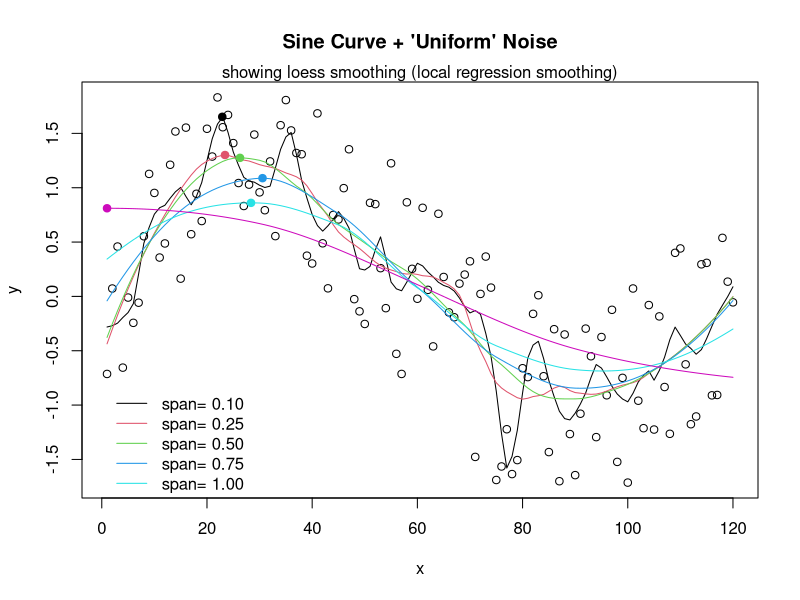

The R script that drew this image:
# efg, 6 Oct 2004
# Stowers Institute for Medical Research

# Make example reproducible
set.seed(19)

period <- 120

# Create sine curve with noise
x <- 1:120
y <- sin(2*pi*x/period) + runif(length(x),-1,1)

# Plot points on noisy curve
plot(x,y, main="Sine Curve + 'Uniform' Noise")
mtext("showing loess smoothing (local regression smoothing)")

spanlist <- c(0.10, 0.25, 0.50, 0.75, 1.00, 2.00)
for (i in 1:length(spanlist))
{
  y.loess <- loess(y ~ x, span=spanlist[i], data.frame(x=x, y=y))
  y.predict <- predict(y.loess, data.frame(x=x))
  
  # Plot the loess smoothed curve
  lines(x,y.predict,col=i)
  
  # Find peak point on smoothed curve
  peak <- optimize(function(x, model)
    predict(model, data.frame(x=x)),
    c(min(x),max(x)),
    maximum=TRUE,
    model=y.loess)
  # Show position of smoothed curve maximum
  points(peak$maximum,peak$objective, pch=FILLED.CIRCLE<-19, col=i)
}

legend (0,-0.8,
        c(paste("span=", formatC(spanlist, digits=2, format="f"))),
        lty=SOLID<-1, col=1:length(spanlist), bty="n")